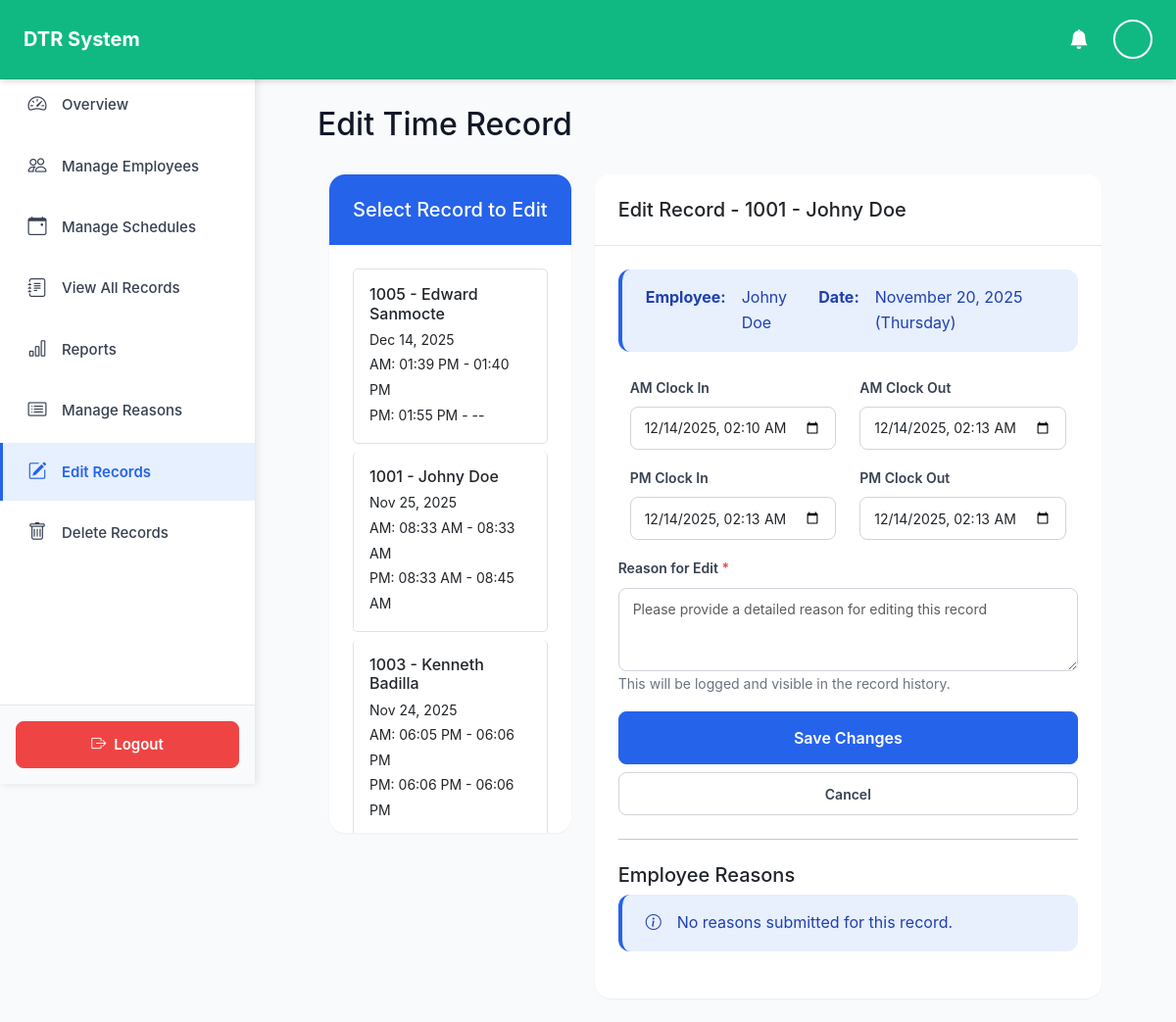
Screenshot of /admin/edit_record.php?id=1 (signed in) with the database file from the repository.
### tables this page shows
CREATE TABLE `time_record` (
  `record_id` int(11) NOT NULL AUTO_INCREMENT,
  `employee_id` int(11) NOT NULL,
  `record_date` date NOT NULL,
  `am_in` time DEFAULT NULL,
  `am_out` time DEFAULT NULL,
  `pm_in` time DEFAULT NULL,
  `pm_out` time DEFAULT NULL,
  `created_at` datetime DEFAULT current_timestamp(),
  `updated_at` datetime DEFAULT current_timestamp() ON UPDATE current_timestamp(),
  PRIMARY KEY (`record_id`),
  UNIQUE KEY `unique_employee_date` (`employee_id`,`record_date`),
  KEY `idx_time_record_employee` (`employee_id`),
  KEY `idx_time_record_date` (`record_date`),
  CONSTRAINT `time_record_ibfk_1` FOREIGN KEY (`employee_id`) REFERENCES `employee` (`employee_id`) ON DELETE CASCADE
);

CREATE TABLE `employee` (
  `employee_id` int(11) NOT NULL AUTO_INCREMENT,
  `pin` varchar(20) NOT NULL,
  `first_name` varchar(50) NOT NULL,
  `last_name` varchar(50) NOT NULL,
  `email` varchar(100) DEFAULT NULL,
  `position_id` varchar(50) DEFAULT NULL,
  `department_id` varchar(50) DEFAULT NULL,
  `is_active` tinyint(1) DEFAULT 1,
  `created_at` datetime DEFAULT current_timestamp(),
  `updated_at` datetime DEFAULT current_timestamp() ON UPDATE current_timestamp(),
  PRIMARY KEY (`employee_id`),
  UNIQUE KEY `pin` (`pin`),
  UNIQUE KEY `email` (`email`),
  KEY `idx_employee_pin` (`pin`),
  KEY `idx_employee_email` (`email`),
  KEY `idx_employee_active` (`is_active`),
  KEY `employee_ibfk_1` (`position_id`),
  KEY `employee_ibfk_2` (`department_id`),
  CONSTRAINT `employee_ibfk_1` FOREIGN KEY (`position_id`) REFERENCES `position` (`position_id`) ON DELETE SET NULL,
  CONSTRAINT `employee_ibfk_2` FOREIGN KEY (`department_id`) REFERENCES `department` (`department_id`) ON DELETE SET NULL
);

### includes/functions.php (called while the page is built, shortened)
<?php
function formatTime($datetime, $format = 'h:i A') {
    if (!$datetime) {
        return '--';
    }
    $date = new DateTime($datetime);
    return $date->format($format);
}
function formatDate($datetime, $format = 'F d, Y') {
    $date = new DateTime($datetime);
    return $date->format($format);
}
?>

### admin/edit_record.php (the view, shortened to what this page needs)
<?php
require_once '../config/database.php';
require_once '../includes/functions.php';
$record = null;
if (isset($_GET['id'])) {
    $stmt = $conn->prepare("
        SELECT tr.*, e.first_name, e.last_name, e.employee_id as emp_id
        FROM time_record tr
        JOIN employee e ON tr.employee_id = e.employee_id
        WHERE tr.record_id = ?
    ");
    $stmt->execute([$_GET['id']]);
    $record = $stmt->fetch();
}
$recentStmt = $conn->query("
    SELECT tr.*, e.first_name, e.last_name, e.employee_id as emp_id
    FROM time_record tr
    JOIN employee e ON tr.employee_id = e.employee_id
    ORDER BY tr.created_at DESC
    LIMIT 50
");
$recentRecords = $recentStmt->fetchAll();
?>
<!DOCTYPE html>
<html lang="en">
<head>
    <link href="https://cdn.jsdelivr.net/npm/bootstrap@5.3.0/dist/css/bootstrap.min.css" rel="stylesheet">
    <link rel="stylesheet" href="../assets/css/style.css">
</head>
<body class="bg-light">
    <?php
require_once '../includes/header.php';
?>
    <?php require_once '../includes/sidebar.php'; ?>
    <div class="container-fluid mt-4">
        <div class="main-content">
            <div class="d-flex justify-content-between align-items-center mb-4">
                <h2>Edit Time Record</h2>
            </div>
        <div class="row">
            <div class="col-md-4 mb-4">
                <div class="card">
                    <div class="card-header bg-primary text-white">
                        <h5 class="mb-0">Select Record to Edit</h5>
                    </div>
                    <div class="card-body" style="max-height: 600px; overflow-y: auto;">
                        <div class="list-group">
                            <?php foreach ($recentRecords as $rec): ?>
                                <a href="?id=<?php echo $rec['record_id']; ?>"
                                   class="list-group-item list-group-item-action <?php echo ($record && $record['record_id'] == $rec['record_id']) ? 'active' : ''; ?>">
                                    <div class="d-flex w-100 justify-content-between">
                                        <h6 class="mb-1"><?php echo htmlspecialchars($rec['emp_id'] . ' - ' . $rec['first_name'] . ' ' . $rec['last_name']); ?></h6>
                                    </div>
                                    <small>
                                        <?php echo formatDate($rec['created_at'], 'M d, Y'); ?><br>
                                        AM: <?php echo formatTime($rec['am_in']); ?> - <?php echo formatTime($rec['am_out']); ?><br>
                                        PM: <?php echo formatTime($rec['pm_in']); ?> - <?php echo formatTime($rec['pm_out']); ?>
                                    </small>
                                </a>
                            <?php endforeach; ?>
                        </div>
                    </div>
                </div>
            </div>
            <div class="col-md-8">
                <?php if ($record): ?>
                    <div class="card">
                        <div class="card-header bg-warning text-dark">
                            <h5 class="mb-0">
                                Edit Record - <?php echo htmlspecialchars($record['emp_id'] . ' - ' . $record['first_name'] . ' ' . $record['last_name']); ?>
                            </h5>
                        </div>
                        <div class="card-body">
                            <div class="alert alert-info">
                                <strong>Employee:</strong> <?php echo htmlspecialchars($record['first_name'] . ' ' . $record['last_name']); ?><br>
                                <strong>Date:</strong> <?php echo formatDate($record['created_at'], 'F d, Y (l)'); ?>
                            </div>
                            <form id="editRecordForm" method="POST" action="../api/update_record.php">
                                <div class="row mb-3">
                                    <div class="col-md-6">
                                        <label for="am_in" class="form-label">AM Clock In</label>
                                        <input type="datetime-local" class="form-control" id="am_in"
                                               name="am_in"
                                               value="<?php echo $record['am_in'] ? date('Y-m-d\TH:i', strtotime($record['am_in'])) : ''; ?>">
                                    </div>
                                    <div class="col-md-6">
                                        <label for="am_out" class="form-label">AM Clock Out</label>
                                        <input type="datetime-local" class="form-control" id="am_out"
                                               name="am_out"
                                               value="<?php echo $record['am_out'] ? date('Y-m-d\TH:i', strtotime($record['am_out'])) : ''; ?>">
                                    </div>
                                </div>
                                <div class="row mb-3">
                                    <div class="col-md-6">
                                        <label for="pm_in" class="form-label">PM Clock In</label>
                                        <input type="datetime-local" class="form-control" id="pm_in"
                                               name="pm_in"
                                               value="<?php echo $record['pm_in'] ? date('Y-m-d\TH:i', strtotime($record['pm_in'])) : ''; ?>">
                                    </div>
                                    <div class="col-md-6">
                                        <label for="pm_out" class="form-label">PM Clock Out</label>
                                        <input type="datetime-local" class="form-control" id="pm_out"
                                               name="pm_out"
                                               value="<?php echo $record['pm_out'] ? date('Y-m-d\TH:i', strtotime($record['pm_out'])) : ''; ?>">
                                    </div>
                                </div>
                                <div class="mb-3">
                                    <label for="edit_reason" class="form-label">Reason for Edit <span class="text-danger">*</span></label>
                                    <textarea class="form-control" id="edit_reason" name="edit_reason"
                                              rows="3" required
                                              placeholder="Please provide a detailed reason for editing this record"></textarea>
                                    <small class="text-muted">This will be logged and visible in the record history.</small>
                                </div>
                                <div class="d-grid gap-2">
                                    <button type="submit" class="btn btn-primary btn-lg">Save Changes</button>
                                    <a href="view_all_records.php" class="btn btn-outline-secondary">Cancel</a>
                                </div>
                            </form>
                            <hr class="my-4">
                            <h5 id="reasons">Employee Reasons</h5>
                            <?php
                            $hasReasons = !empty($record['am_in_reason']) || !empty($record['am_out_reason']) ||
                                         !empty($record['pm_in_reason']) || !empty($record['pm_out_reason']);
                            if ($hasReasons):
                                $entries = [
                                    ['type' => 'am_in', 'label' => 'AM Clock In'],
                                    ['type' => 'am_out', 'label' => 'AM Clock Out'],
                                    ['type' => 'pm_in', 'label' => 'PM Clock In'],
                                    ['type' => 'pm_out', 'label' => 'PM Clock Out']
                                ];
                                foreach ($entries as $entry):
                                    $reasonCol = $entry['type'] . '_reason';
                                    $statusCol = $entry['type'] . '_reason_status';
                                    $timestampCol = $entry['type'] . '_reason_timestamp';
                                    if (!empty($record[$reasonCol])):
                                        $status = $record[$statusCol] ?? 'pending';
                                        $statusColors = ['pending' => 'warning', 'approved' => 'success', 'rejected' => 'danger'];
                                        $statusBg = $statusColors[$status] ?? 'secondary';
                                    ?>
                                        <div class="card mb-3">
                                            <div class="card-header">
                                                <div class="d-flex justify-content-between align-items-center">
                                                    <strong><?php echo $entry['label']; ?></strong>
                                                    <span class="badge bg-<?php echo $statusBg; ?>"><?php echo ucfirst($status); ?></span>
                                                </div>
                                            </div>
                                            <div class="card-body">
                                                <p><?php echo nl2br(htmlspecialchars($record[$reasonCol])); ?></p>
                                                <small class="text-muted">
                                                    Submitted: <?php echo !empty($record[$timestampCol]) ? formatDate($record[$timestampCol], 'M d, Y h:i A') : '—'; ?>
                                                </small>
                                            </div>
                                            <div class="card-footer">
                                                <?php if ($status === 'pending'): ?>
                                                    <button class="btn btn-sm btn-success" onclick="approveReason(<?php echo $record['record_id']; ?>, '<?php echo $entry['type']; ?>')">
                                                        ✓ Approve
                                                    </button>
                                                    <button class="btn btn-sm btn-danger" onclick="rejectReason(<?php echo $record['record_id']; ?>, '<?php echo $entry['type']; ?>')">
                                                        ✗ Reject
                                                    </button>
                                                <?php else: ?>
                                                    <small class="text-muted">Status: <?php echo ucfirst($status); ?></small>
                                                <?php endif; ?>
                                            </div>
                                        </div>
                                    <?php
                                    endif;
                                endforeach;
                            else:
                            ?>
                                <div class="alert alert-info">
                                    <i class="bi bi-info-circle"></i> No reasons submitted for this record.
                                </div>
                            <?php endif; ?>
                        </div>
                    </div>
                <?php endif; ?>
            </div>
        </div>
    </div>
</body>
</html>

### rows the page displays
time_record: employee.last_name "1005 - Edward Sanmocte", created_at "Dec 14, 2025", am_in "01:39 PM", am_out "01:40 PM", pm_in "01:55 PM", pm_out "--"
time_record: employee.last_name "1001 - Johny Doe", created_at "Nov 25, 2025", am_in "08:33 AM", am_out "08:33 AM", pm_in "08:33 AM", pm_out "08:45 AM"
time_record: employee.last_name "1003 - Kenneth Badilla", created_at "Nov 24, 2025", am_in "06:05 PM", am_out "06:06 PM", pm_in "06:06 PM", pm_out "06:06 PM"
time_record: employee.last_name "1001 - Johny Doe", employee.last_name "Johny Doe", created_at "November 20, 2025 (Thursday)", am_in "12/14/2025 02:10", am_out "12/14/2025 02:13", pm_in "12/14/2025 02:13", pm_out "12/14/2025 02:13"
